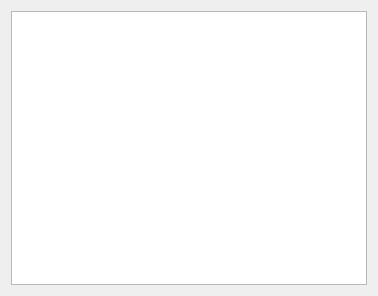
<?xml version="1.0" encoding="UTF-8"?>
<ui version="4.0">
 <class>TailerDisplay</class>
 <widget class="QWidget" name="TailerDisplay">
  <property name="geometry">
   <rect>
    <x>0</x>
    <y>0</y>
    <width>378</width>
    <height>296</height>
   </rect>
  </property>
  <property name="windowTitle">
   <string>Tail Display</string>
  </property>
  <layout class="QHBoxLayout" name="horizontalLayout">
   <item>
    <widget class="QTextEdit" name="textEdit">
     <property name="font">
      <font>
       <family>Monospace</family>
       <pointsize>8</pointsize>
      </font>
     </property>
     <property name="lineWrapMode">
      <enum>QTextEdit::NoWrap</enum>
     </property>
     <property name="readOnly">
      <bool>true</bool>
     </property>
     <property name="html">
      <string notr="true">&lt;!DOCTYPE HTML PUBLIC &quot;-//W3C//DTD HTML 4.0//EN&quot; &quot;http://www.w3.org/TR/REC-html40/strict.dtd&quot;&gt;
&lt;html&gt;&lt;head&gt;&lt;meta name=&quot;qrichtext&quot; content=&quot;1&quot; /&gt;&lt;style type=&quot;text/css&quot;&gt;
p, li { white-space: pre-wrap; }
&lt;/style&gt;&lt;/head&gt;&lt;body style=&quot; font-family:'Monospace'; font-size:8pt; font-weight:400; font-style:normal;&quot;&gt;
&lt;p style=&quot;-qt-paragraph-type:empty; margin-top:0px; margin-bottom:0px; margin-left:0px; margin-right:0px; -qt-block-indent:0; text-indent:0px;&quot;&gt;&lt;/p&gt;&lt;/body&gt;&lt;/html&gt;</string>
     </property>
     <property name="acceptRichText">
      <bool>true</bool>
     </property>
    </widget>
   </item>
  </layout>
 </widget>
 <resources/>
 <connections/>
</ui>
